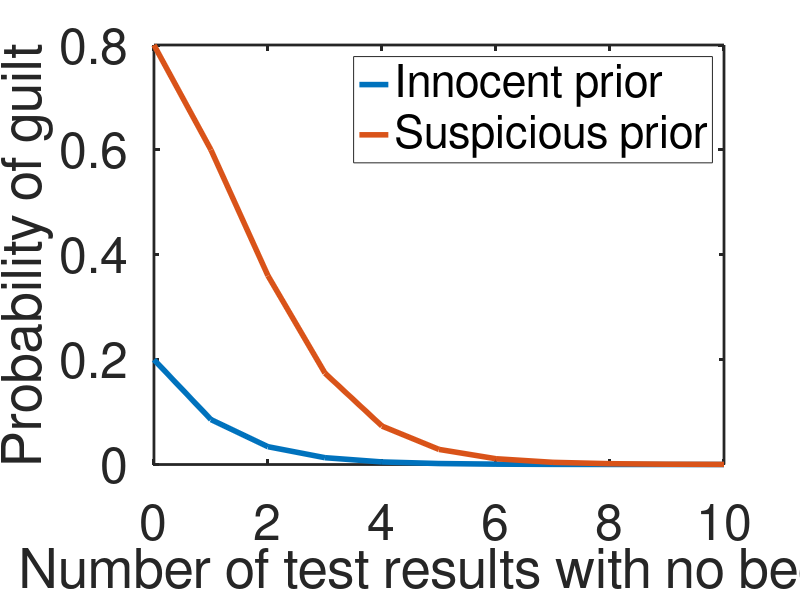
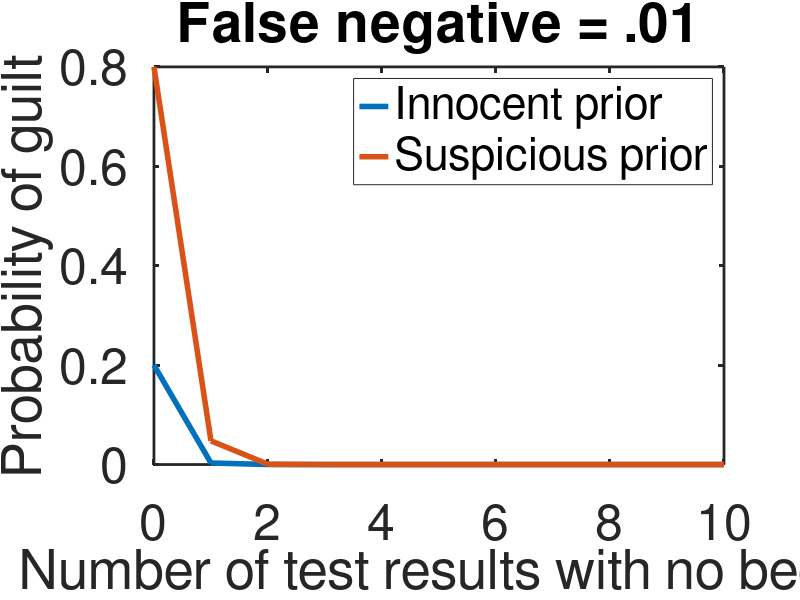

Source code (MATLAB) for these figures, in order:
%% Task 1 solution
% Adam Morris ? Computational Social Cognition Bootcamp, July 2017


% Lie detector features
probBeepGivenTrue = .2; % false positive rate is 20%
probBeepGivenLie = .7; % false negative rate is 10%

% Returns joint prob(hypothesis, beeps) - i.e. the numerator of Bayes rule.
% To compute this, we need to know (a) the prior of the hypothesis under
%   consideration, (b) a vector of test results (where 1 means detector beeped and 0 means it didn't),
%   and (c) the probability that the detector would beep under the hypothesis.
% Note that "binopdf(X, N, P)" gives you the probability of observing X
%   beeps out of N, where P is the probability of a beep. (It's the probability density function of a
%   binomial distribution.) This is our likelihood function.
getNumerator = @(prior, testResults, probBeepGivenHypothesis) ...
    prior * binopdf(sum(testResults), length(testResults), probBeepGivenHypothesis);

% Returns prob(guilty | beeps) - i.e. the posterior probability that the
% person is guilty.
getPosterior = @(priorGuilty, testResults) ...
    getNumerator(priorGuilty, testResults, probBeepGivenLie) / ... % numerator of Bayes rule
    (getNumerator(priorGuilty, testResults, probBeepGivenLie) + getNumerator(1 - priorGuilty, testResults, probBeepGivenTrue)); % denominator

%% Part A

priorInnocent = .2;
priorSuspicious = .8;
testResults = [0]; % it didn't beep

getPosterior(priorInnocent, testResults) % .086
getPosterior(priorSuspicious, testResults) % .60

%% Part B

priorInnocent = .2;
priorSuspicious = .8;
numTests = 11;
posteriors = zeros(numTests, 2);

% Starting with on test results, add successive evidence and compute
% posterior under different priors.
for numNoBeeps = 1:numTests
    testResults = zeros(numNoBeeps - 1, 1);
    posteriors(numNoBeeps, 1) = getPosterior(priorInnocent, testResults);
    posteriors(numNoBeeps, 2) = getPosterior(priorSuspicious, testResults);
end

% Plot results.
plot(0:(numTests - 1), posteriors, 'LineWidth', 4);
xlabel('Number of test results with no beep');
ylabel('Probability of guilt');
set(gca, 'LineWidth', 2);
set(gca, 'FontSize', 36);
legend('Innocent prior', 'Suspicious prior');

%% Part C

% If machine gives fewer false negatives..
probBeepGivenLie = .99;

% Recompute posterior function
getPosterior = @(priorGuilty, testResults) ...
    getNumerator(priorGuilty, testResults, probBeepGivenLie) / ... % numerator of Bayes rule
    (getNumerator(priorGuilty, testResults, probBeepGivenLie) + getNumerator(1 - priorGuilty, testResults, probBeepGivenTrue)); % denominator

% Redo Part B
posteriors = zeros(numTests, 2);
for numNoBeeps = 1:numTests
    testResults = zeros(numNoBeeps - 1, 1);
    posteriors(numNoBeeps, 1) = getPosterior(priorInnocent, testResults);
    posteriors(numNoBeeps, 2) = getPosterior(priorSuspicious, testResults);
end

% Plot results
figure
plot(0:(numTests - 1), posteriors, 'LineWidth', 4);
title('False negative = .01');
xlabel('Number of test results with no beep');
ylabel('Probability of guilt');
set(gca, 'LineWidth', 2);
set(gca, 'FontSize', 36);
legend('Innocent prior', 'Suspicious prior');